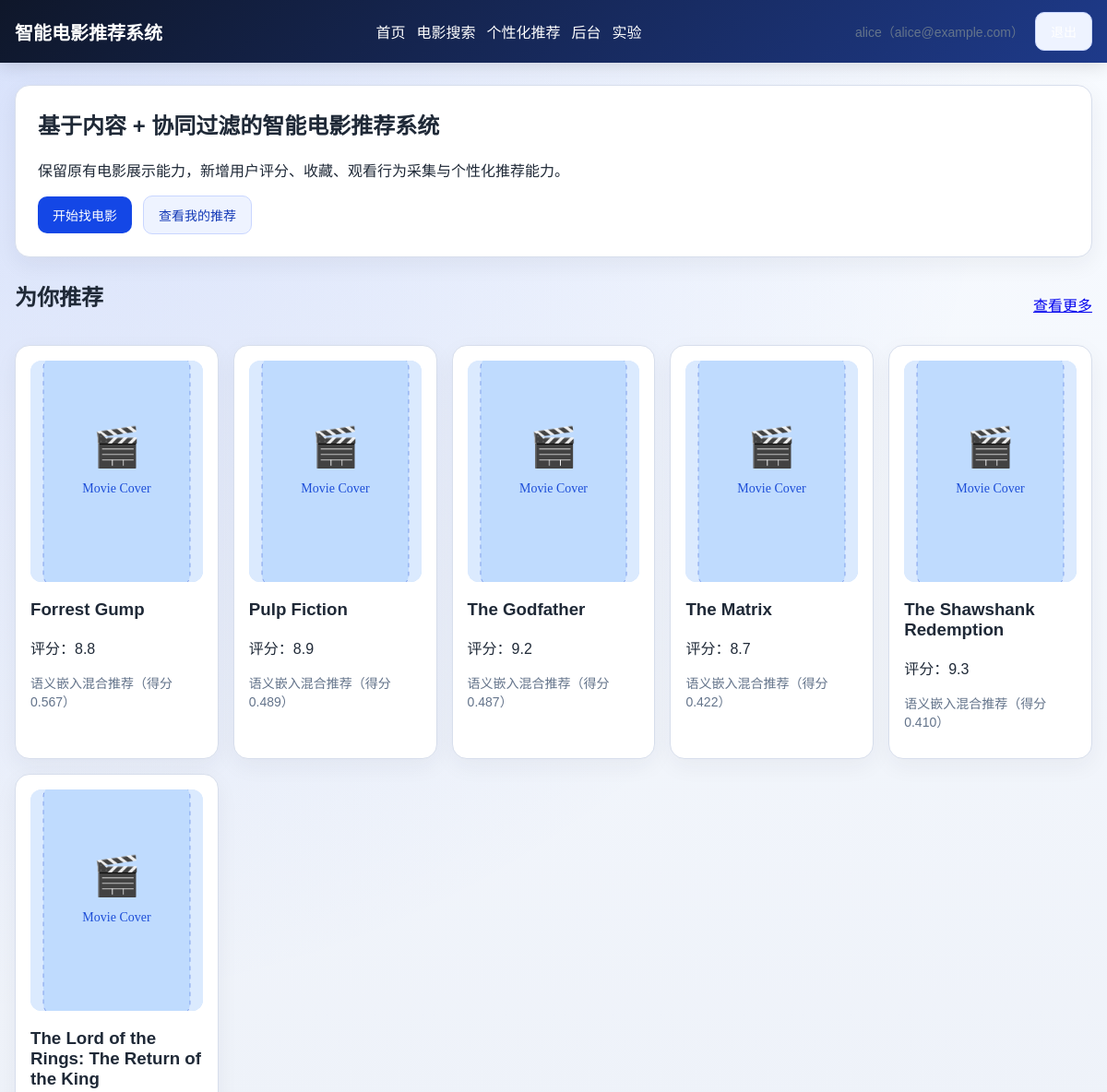
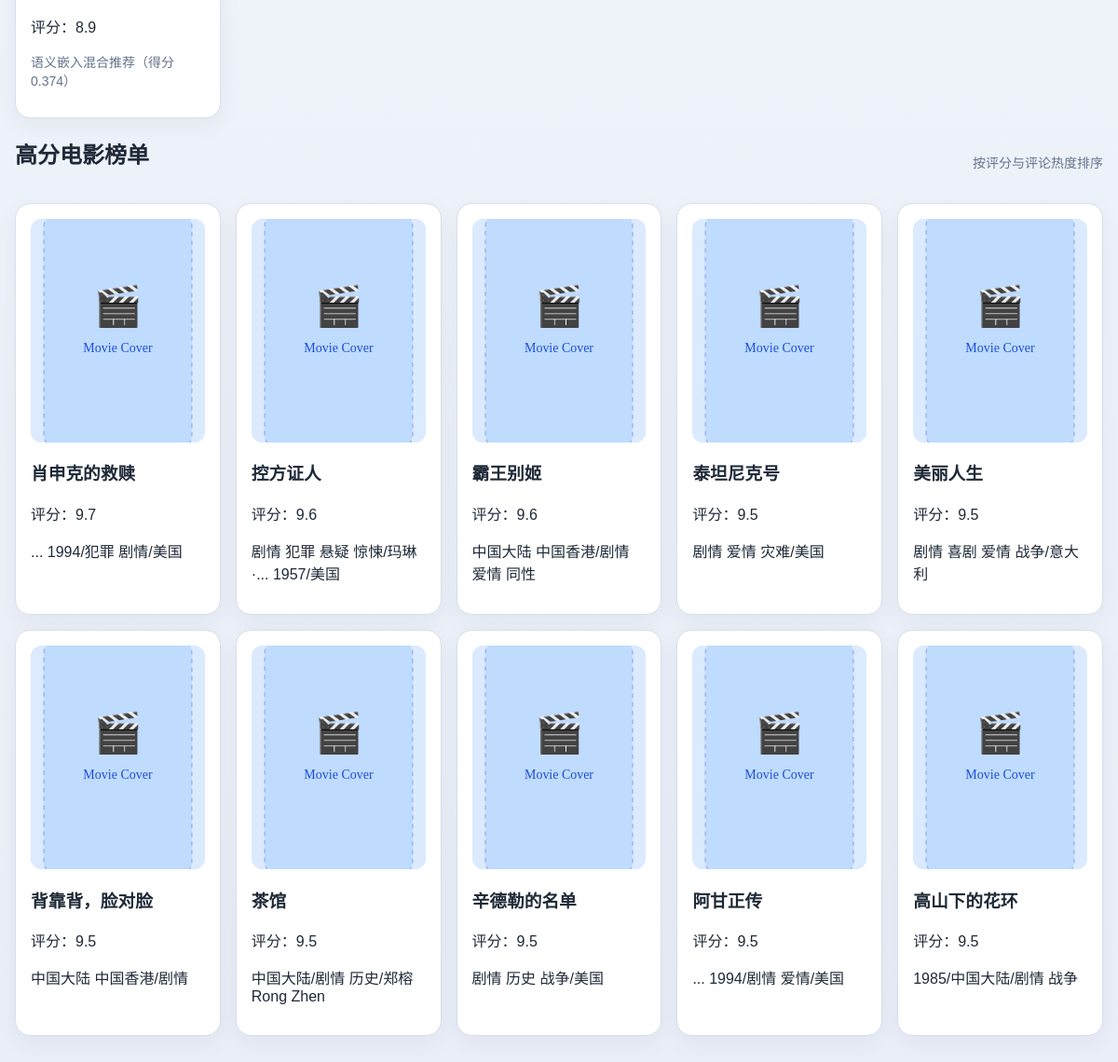
The page / (signed in) on the database its author committed (2 pictures, top to bottom).
### tables this page shows
CREATE TABLE movies (
                id INTEGER PRIMARY KEY AUTOINCREMENT,
                title TEXT NOT NULL,
                directors TEXT,
                types TEXT,
                country TEXT,
                casts TEXT,
                rate REAL DEFAULT 0,
                comment_len INTEGER DEFAULT 0,
                release_year INTEGER,
                duration INTEGER,
                summary TEXT,
                cover_url TEXT,
                created_at TEXT DEFAULT CURRENT_TIMESTAMP
            );

### app.py (the view)
@app.route("/")
def index():
    top_movies = catalog_service.top_movies(10)
    recommend_list = recommendation_service.recommend_for_user(session.get("email"), 6) if session.get("email") else []
    return render_template(
        "index.html",
        top_movies=top_movies,
        recommend_list=recommend_list,
    )

### app.py (called while the page is built)
@app.context_processor
def inject_user_context():
    return {
        "current_user_email": session.get("email"),
        "current_username": session.get("username"),
        "is_admin_user": bool(session.get("email")) and session.get("email") in app.config["ADMIN_EMAILS"],
    }

### myutils/query.py (called while the page is built, shortened)
def get_connection() -> sqlite3.Connection:
    DB_PATH.parent.mkdir(parents=True, exist_ok=True)
    conn = sqlite3.connect(DB_PATH)
    conn.row_factory = sqlite3.Row
    return conn

def init_db(force_seed: bool = False) -> None:
    global _DB_INITIALIZED
    if _DB_INITIALIZED and not force_seed:
        return

def _row_to_movie(row: sqlite3.Row) -> Dict[str, Any]:
    movie = dict(row)
    movie["rating"] = movie.get("rate", 0)
    movie["poster_url"] = movie.get("cover_url")
    movie["release_date"] = movie.get("release_year")
    movie["genres"] = [item for item in (movie.get("types") or "").split("/") if item]
    movie["types_list"] = movie["genres"]
    movie["directors_list"] = [item for item in (movie.get("directors") or "").split("/") if item]
    movie["country_list"] = [item for item in (movie.get("country") or "").split("/") if item]
    movie["casts_list"] = [item for item in (movie.get("casts") or "").split("/") if item]
    movie["description"] = movie.get("summary") or ""
    return movie

def get_movie_data(movie_id: Optional[int] = None) -> Union[List[Dict[str, Any]], Dict[str, Any], None]:
    init_db()
    conn = get_connection()
    try:
        cursor = conn.cursor()
        if movie_id is None:
            cursor.execute("SELECT * FROM movies ORDER BY rate DESC, comment_len DESC")
            return [_row_to_movie(row) for row in cursor.fetchall()]
        cursor.execute("SELECT * FROM movies WHERE id = ?", (movie_id,))
        row = cursor.fetchone()
        return _row_to_movie(row) if row else None
    finally:
        conn.close()

def get_top_movies(num_movies: int = 25) -> List[Dict[str, Any]]:
    init_db()
    conn = get_connection()
    try:
        cursor = conn.cursor()
        cursor.execute(
            "SELECT * FROM movies ORDER BY rate DESC, comment_len DESC, title ASC LIMIT ?",
            (num_movies,),
        )
        return [_row_to_movie(row) for row in cursor.fetchall()]
    finally:
        conn.close()

### myutils/recommender/semantic_embeddings.py (called while the page is built)
def _movie_records() -> List[Dict]:
    return get_movie_data() or []

def _movie_map() -> Dict[int, Dict]:
    return {int(movie["id"]): movie for movie in _movie_records()}

### templates/index.html (shortened to what this page needs)
{% extends "base.html" %}
{% block content %}
<section class="hero-card">
    <div>
        <h1>基于内容 + 协同过滤的智能电影推荐系统</h1>
        <p>保留原有电影展示能力，新增用户评分、收藏、观看行为采集与个性化推荐能力。</p>
        <div class="action-row">
            <a class="btn" href="{{ url_for('search') }}">开始找电影</a>
            {% if current_user_email %}
            <a class="btn btn-secondary" href="{{ url_for('get_recommend') }}">查看我的推荐</a>
            {% else %}
            <a class="btn btn-secondary" href="{{ url_for('login') }}">登录后体验推荐</a>
            {% endif %}
        </div>
    </div>
</section>
{% if current_user_email and recommend_list %}
<section>
    <div class="section-title">
        <h2>为你推荐</h2>
        <a href="{{ url_for('get_recommend') }}">查看更多</a>
    </div>
    <div class="movie-grid">
        {% for movie in recommend_list %}
        <article class="movie-card">
            <a href="{{ url_for('movie', movie_id=movie.id) }}">
                <img class="movie-cover" src="{{ movie.cover_url or url_for('static', filename='cover/default.svg') }}" alt="{{ movie.title }}">
                <h3>{{ movie.title }}</h3>
            </a>
            <p>评分：{{ '%.1f'|format(movie.rate) }}</p>
            <p class="movie-reason">{{ movie.reason }}</p>
        </article>
        {% endfor %}
    </div>
</section>
{% endif %}
<section>
    <div class="section-title">
        <h2>高分电影榜单</h2>
        <span>按评分与评论热度排序</span>
    </div>
    <div class="movie-grid">
        {% for movie in top_movies %}
        <article class="movie-card">
            <a href="{{ url_for('movie', movie_id=movie.id) }}">
                <img class="movie-cover" src="{{ movie.cover_url or url_for('static', filename='cover/default.svg') }}" alt="{{ movie.title }}">
                <h3>{{ movie.title }}</h3>
            </a>
            <p>评分：{{ '%.1f'|format(movie.rate) }}</p>
            <p>{{ movie.types }}</p>
        </article>
        {% endfor %}
    </div>
</section>
{% endblock %}

### static/css/styles.css (style rules this page uses)
:root { --primary: #1447e6; --primary-dark: #1238b6; --bg: #eef2f9; --card: #ffffff; --text: #1f2937; --muted: #64748b; --border: #d7deec; --success: #1f9d55; --warning: #d97706; --danger: #dc2626; --accent: #0f172a; --glow: radial-gradient(circle at top left, rgba(20, 71, 230, 0.14), transparent 42%); }
* { box-sizing: border-box; }
body { margin: 0; font-family: "Avenir Next", "PingFang SC", "Microsoft YaHei", sans-serif; background: var(--glow), linear-gradient(180deg, #f8fbff 0%, var(--bg) 52%, #e9eef8 100%); color: var(--text); }
.site-nav, .user-nav, .action-row { display: flex; align-items: center; gap: 12px; }
.hero-card, .form-card, .detail-card, .side-card, .search-panel, .empty-card, .comment-card, .panel-card { background: var(--card); border: 1px solid var(--border); border-radius: 16px; padding: 24px; box-shadow: 0 8px 24px rgba(31, 41, 55, 0.06); }
.hero-card { margin-bottom: 24px; }
.section-title { display: flex; align-items: center; justify-content: space-between; gap: 16px; margin: 20px 0 16px; }
.section-title h2, .hero-card h1, .form-card h2, .detail-card h1, .search-panel h2 { margin-top: 0; }
.movie-grid { display: grid; grid-template-columns: repeat(auto-fit, minmax(220px, 1fr)); gap: 16px; }
.movie-card { background: var(--card); border: 1px solid var(--border); border-radius: 16px; padding: 16px; box-shadow: 0 8px 24px rgba(31, 41, 55, 0.05); }
.movie-card a { color: var(--text); text-decoration: none; }
.movie-cover { width: 100%; height: 240px; border-radius: 12px; background: linear-gradient(135deg, #dbeafe, #bfdbfe); display: block; object-fit: cover; margin-bottom: 12px; }
.btn { display: inline-flex; align-items: center; justify-content: center; gap: 6px; border: none; border-radius: 10px; background: var(--primary); color: #fff; padding: 10px 16px; font-size: 14px; cursor: pointer; text-decoration: none; }
.btn-secondary, .btn-light { background: #eef3ff; color: var(--primary-dark); border: 1px solid #c9d6ff; }
.user-tag, .helper-text, .section-title span, .movie-reason, .comment-card span { color: var(--muted); font-size: 14px; }

### rows shown on the page
movies: title "Forrest Gump", rate "8.8", reason "语义嵌入混合推荐（得分 0.567）"
movies: title "Pulp Fiction", rate "8.9", reason "语义嵌入混合推荐（得分 0.489）"
movies: title "The Godfather", rate "9.2", reason "语义嵌入混合推荐（得分 0.487）"
movies: title "The Matrix", rate "8.7", reason "语义嵌入混合推荐（得分 0.422）"
movies: title "The Shawshank Redemption", rate "9.3", reason "语义嵌入混合推荐（得分 0.410）"
movies: title "The Lord of the Rings: The Return of the King", rate "8.9", reason "语义嵌入混合推荐（得分 0.374）"
movies: title "肖申克的救赎", rate "9.7", types "... 1994/犯罪 剧情/美国"
movies: title "控方证人", rate "9.6", types "剧情 犯罪 悬疑 惊悚/玛琳·... 1957/美国"
movies: title "霸王别姬", rate "9.6", types "中国大陆 中国香港/剧情 爱情 同性"
movies: title "泰坦尼克号", rate "9.5", types "剧情 爱情 灾难/美国"
movies: title "美丽人生", rate "9.5", types "剧情 喜剧 爱情 战争/意大利"
movies: title "背靠背，脸对脸", rate "9.5", types "中国大陆 中国香港/剧情"
movies: title "茶馆", rate "9.5", types "中国大陆/剧情 历史/郑榕 Rong Zhen"
movies: title "辛德勒的名单", rate "9.5", types "剧情 历史 战争/美国"
movies: title "阿甘正传", rate "9.5", types "... 1994/剧情 爱情/美国"
movies: title "高山下的花环", rate "9.5", types "1985/中国大陆/剧情 战争"

### other values the page prints
{{ current_username }} "alice"
{{ current_user_email }} "alice@example.com"
